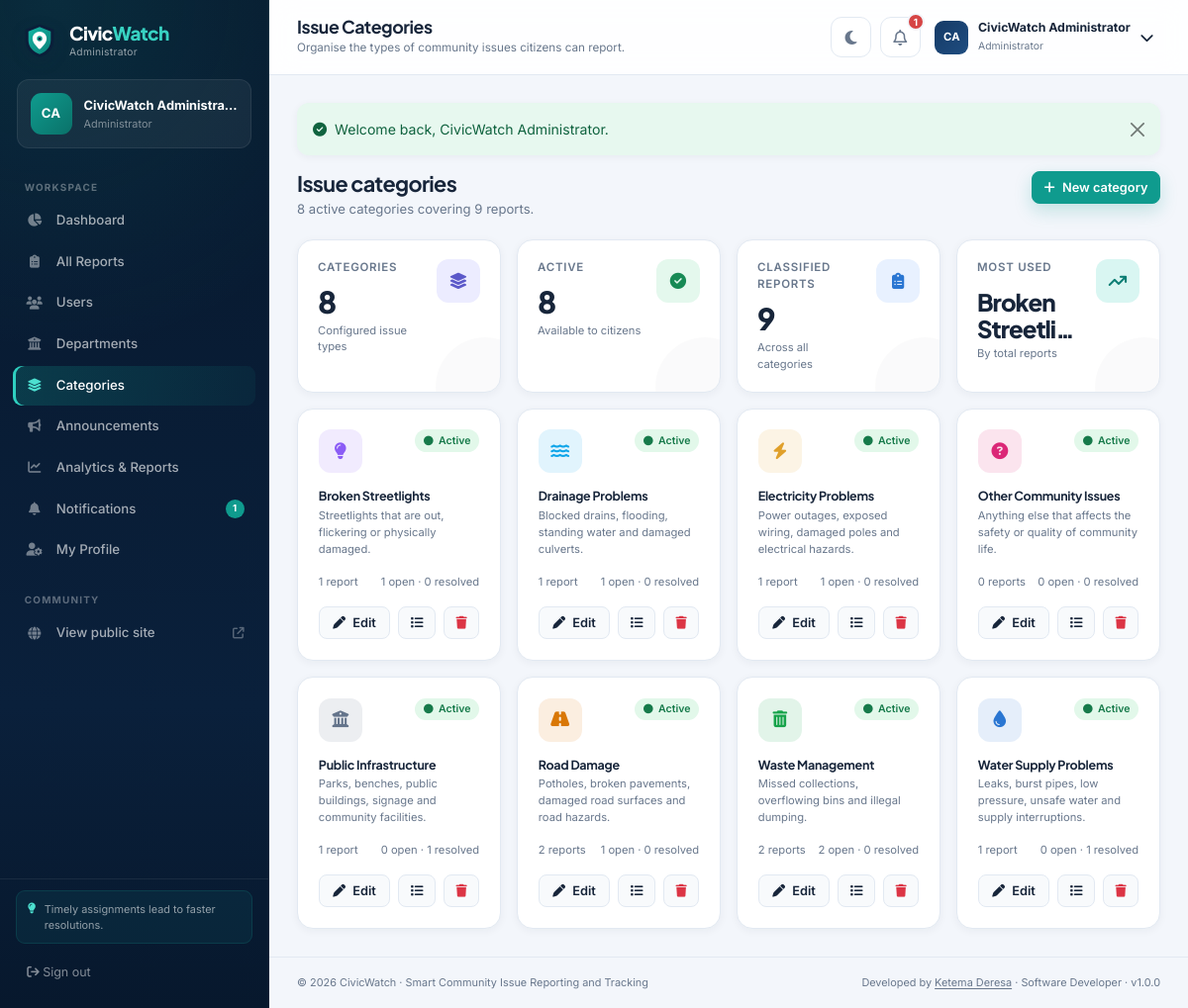
Screenshot of /admin/categories.php (signed in) with the database file from the repository.
### tables this page shows
CREATE TABLE users (
    id INT UNSIGNED NOT NULL AUTO_INCREMENT,
    full_name VARCHAR(120) NOT NULL,
    email VARCHAR(160) NOT NULL,
    phone VARCHAR(30) NULL,
    address VARCHAR(255) NULL,
    password_hash VARCHAR(255) NOT NULL,
    role ENUM('admin', 'citizen', 'staff') NOT NULL DEFAULT 'citizen',
    department_id INT UNSIGNED NULL,
    avatar VARCHAR(255) NULL,
    is_active TINYINT(1) NOT NULL DEFAULT 1,
    last_login DATETIME NULL,
    created_at TIMESTAMP NOT NULL DEFAULT CURRENT_TIMESTAMP,
    updated_at TIMESTAMP NOT NULL DEFAULT CURRENT_TIMESTAMP ON UPDATE CURRENT_TIMESTAMP,
    PRIMARY KEY (id),
    UNIQUE KEY uq_users_email (email),
    KEY idx_users_role (role),
    KEY idx_users_department (department_id),
    KEY idx_users_active (is_active),
    CONSTRAINT fk_users_department
        FOREIGN KEY (department_id) REFERENCES departments (id)
        ON UPDATE CASCADE ON DELETE SET NULL
);

CREATE TABLE categories (
    id INT UNSIGNED NOT NULL AUTO_INCREMENT,
    name VARCHAR(120) NOT NULL,
    slug VARCHAR(140) NOT NULL,
    description VARCHAR(255) NULL,
    icon VARCHAR(60) NOT NULL DEFAULT 'fa-circle-exclamation',
    color VARCHAR(20) NOT NULL DEFAULT '#0f9b8e',
    is_active TINYINT(1) NOT NULL DEFAULT 1,
    created_at TIMESTAMP NOT NULL DEFAULT CURRENT_TIMESTAMP,
    updated_at TIMESTAMP NOT NULL DEFAULT CURRENT_TIMESTAMP ON UPDATE CURRENT_TIMESTAMP,
    PRIMARY KEY (id),
    UNIQUE KEY uq_categories_name (name),
    UNIQUE KEY uq_categories_slug (slug),
    KEY idx_categories_active (is_active)
);

### config/database.php (called while the page is built, shortened)
<?php
function db(): PDO
{
    static $pdo = null;
    if ($pdo instanceof PDO) {
        return $pdo;
    }
    $dsn = sprintf(
        'mysql:host=%s;port=%s;dbname=%s;charset=%s',
        DB_HOST,
        DB_PORT,
        DB_NAME,
        DB_CHARSET
    );
    $options = [
        PDO::ATTR_ERRMODE            => PDO::ERRMODE_EXCEPTION,
        PDO::ATTR_DEFAULT_FETCH_MODE => PDO::FETCH_ASSOC,
        PDO::ATTR_EMULATE_PREPARES   => false,
        PDO::ATTR_STRINGIFY_FETCHES  => false,
    ];
    try {
        $pdo = new PDO($dsn, DB_USER, DB_PASS, $options);
        $pdo->exec("SET time_zone = '+00:00'");
    } catch (PDOException $e) {
        http_response_code(500);
        $message = APP_DEBUG
            ? htmlspecialchars($e->getMessage(), ENT_QUOTES, 'UTF-8')
            : 'The database connection could not be established.';
        echo '<!doctype html><html lang="en"><head><meta charset="utf-8">'
            . '<meta name="viewport" content="width=device-width,initial-scale=1">'
            . '<title>Database unavailable · CivicWatch</title>'
            . '<style>body{font-family:system-ui,Segoe UI,sans-serif;background:#f2f5f9;color:#152238;'
            . 'display:grid;place-items:center;min-height:100vh;margin:0}.box{max-width:680px;background:#fff;'
            . 'padding:36px;border-radius:18px;box-shadow:0 20px 60px rgba(11,31,58,.12)}h1{margin-top:0;'
            . 'color:#0b1f3a}code{background:#eef2f7;padding:2px 6px;border-radius:5px}</style></head><body>'
            . '<div class="box"><h1>Database unavailable</h1>'
            . '<p>CivicWatch could not connect to MySQL. Start MySQL in the XAMPP Control Panel, '
            . 'then verify the credentials in <code>config/config.php</code>.</p>'
            . '<p><strong>Error:</strong> ' . $message . '</p></div></body></html>';
        exit;
    }
    return $pdo;
}

### admin/categories.php (the view, shortened to what this page needs)
<?php
require_once __DIR__ . '/../includes/functions.php';
$user = require_role('admin');
$categories = fetch_all(
    "SELECT c.*,
            (SELECT COUNT(*) FROM reports r WHERE r.category_id = c.id) AS report_count,
            (SELECT COUNT(*) FROM reports r WHERE r.category_id = c.id AND r.status NOT IN ('resolved','rejected')) AS open_count,
            (SELECT COUNT(*) FROM reports r WHERE r.category_id = c.id AND r.status = 'resolved') AS resolved_count
     FROM categories c
     ORDER BY c.is_active DESC, c.name ASC"
);
$summary = [
    'total' => count($categories),
    'active' => count(array_filter($categories, static fn ($c) => (int) $c['is_active'] === 1)),
    'reports' => (int) fetch_value('SELECT COUNT(*) FROM reports', [], 0),
    'top' => $categories[0]['name'] ?? '—',
];
$pageTitle = 'Issue Categories';
$pageSubtitle = 'Organise the types of community issues citizens can report.';
$activePage = 'categories';
require __DIR__ . '/../includes/dashboard_header.php';
?>
<div class="page-heading">
    <div>
        <h2>Issue categories</h2>
        <p><?= number_format($summary['active']) ?> active categories covering <?= number_format($summary['reports']) ?> reports.</p>
    </div>
    <div class="page-heading-actions">
        <button class="btn btn-primary btn-sm" type="button" data-bs-toggle="modal" data-bs-target="#createCategoryModal"><i class="fa-solid fa-plus me-1"></i> New category</button>
    </div>
</div>
<div class="row g-3 mb-3">
    <div class="col-6 col-xl-3"><div class="stat-card"><div class="stat-top"><div><div class="stat-label">Categories</div><div class="stat-value"><?= number_format($summary['total']) ?></div><div class="stat-note">Configured issue types</div></div><div class="stat-icon indigo"><i class="fa-solid fa-layer-group"></i></div></div></div></div>
    <div class="col-6 col-xl-3"><div class="stat-card"><div class="stat-top"><div><div class="stat-label">Active</div><div class="stat-value"><?= number_format($summary['active']) ?></div><div class="stat-note">Available to citizens</div></div><div class="stat-icon green"><i class="fa-solid fa-circle-check"></i></div></div></div></div>
    <div class="col-6 col-xl-3"><div class="stat-card"><div class="stat-top"><div><div class="stat-label">Classified reports</div><div class="stat-value"><?= number_format($summary['reports']) ?></div><div class="stat-note">Across all categories</div></div><div class="stat-icon blue"><i class="fa-solid fa-clipboard-list"></i></div></div></div></div>
    <div class="col-6 col-xl-3"><div class="stat-card"><div class="stat-top"><div><div class="stat-label">Most used</div><div class="stat-value fs-4" style="margin-top:.8rem;"><?= e(short_text($summary['top'], 16)) ?></div><div class="stat-note">By total reports</div></div><div class="stat-icon teal"><i class="fa-solid fa-arrow-trend-up"></i></div></div></div></div>
</div>
<div class="row g-3">
    <?php foreach ($categories as $category): ?>
        <div class="col-md-6 col-xl-3">
            <div class="content-card h-100">
                <div class="content-card-body">
                    <div class="d-flex justify-content-between align-items-start mb-3">
                        <div class="category-icon" style="background: <?= e($category['color']) ?>1f; color: <?= e($category['color']) ?>;"><i class="fa-solid <?= e($category['icon']) ?>"></i></div>
                        <?php if ((int) $category['is_active']): ?>
                            <span class="badge-status status-resolved"><i class="fa-solid fa-circle"></i> Active</span>
                        <?php else: ?>
                            <span class="badge-status status-rejected"><i class="fa-solid fa-circle"></i> Inactive</span>
                        <?php endif; ?>
                    </div>
                    <h3 class="fs-7 fw-700 mb-1"><?= e($category['name']) ?></h3>
                    <p class="fs-8 text-body-secondary" style="min-height:36px;"><?= e(short_text($category['description'] ?: 'No description provided.', 90)) ?></p>
                    <div class="d-flex justify-content-between align-items-center mb-3">
                        <span class="fs-8 text-body-secondary"><?= (int) $category['report_count'] ?> report<?= (int) $category['report_count'] === 1 ? '' : 's' ?></span>
                        <span class="fs-8 text-body-secondary"><?= (int) $category['open_count'] ?> open · <?= (int) $category['resolved_count'] ?> resolved</span>
                    </div>
                    <div class="d-flex gap-2">
                        <button class="btn btn-soft btn-sm flex-grow-1" type="button" data-bs-toggle="modal" data-bs-target="#editCategory<?= (int) $category['id'] ?>"><i class="fa-solid fa-pen me-1"></i> Edit</button>
                        <a class="btn btn-soft btn-sm" href="<?= e(url('admin/reports.php?category=' . (int) $category['id'])) ?>" title="View reports"><i class="fa-solid fa-list"></i></a>
                        <form method="post" action="<?= e(url('admin/categories.php')) ?>" data-confirm="Delete this category? This is only possible when no reports use it.">
                            <button class="btn btn-soft btn-sm text-danger" type="submit" title="Delete category"><i class="fa-solid fa-trash"></i></button>
                        </form>
                    </div>
                </div>
            </div>
        </div>
    <?php endforeach; ?>
</div>
<?php require __DIR__ . '/../includes/dashboard_footer.php'; ?>

### includes/dashboard_header.php (shortened to what this page needs)
<?php
require_once __DIR__ . '/functions.php';
$user = auth_user();
$pageTitle = $pageTitle ?? 'Dashboard';
$pageSubtitle = $pageSubtitle ?? 'Welcome back, ' . $user['full_name'] . '.';
$activePage = $activePage ?? '';
$unread = unread_notifications((int) $user['id']);
$role = $user['role'];
$roleLabel = role_label($role);
$navItems = [];
if ($role === 'admin') {
    $navItems = [
        ['key' => 'dashboard', 'label' => 'Dashboard', 'icon' => 'fa-chart-pie', 'href' => 'admin/index.php'],
        ['key' => 'reports', 'label' => 'All Reports', 'icon' => 'fa-clipboard-list', 'href' => 'admin/reports.php'],
        ['key' => 'users', 'label' => 'Users', 'icon' => 'fa-users', 'href' => 'admin/users.php'],
        ['key' => 'departments', 'label' => 'Departments', 'icon' => 'fa-building-columns', 'href' => 'admin/departments.php'],
        ['key' => 'categories', 'label' => 'Categories', 'icon' => 'fa-layer-group', 'href' => 'admin/categories.php'],
        ['key' => 'announcements', 'label' => 'Announcements', 'icon' => 'fa-bullhorn', 'href' => 'admin/announcements.php'],
        ['key' => 'analytics', 'label' => 'Analytics & Reports', 'icon' => 'fa-chart-line', 'href' => 'admin/analytics.php'],
    ];
} elseif ($role === 'staff') {
    $navItems = [
        ['key' => 'dashboard', 'label' => 'Dashboard', 'icon' => 'fa-chart-pie', 'href' => 'staff/index.php'],
        ['key' => 'reports', 'label' => 'Assigned Reports', 'icon' => 'fa-clipboard-check', 'href' => 'staff/reports.php'],
    ];
}
$navItems[] = ['key' => 'notifications', 'label' => 'Notifications', 'icon' => 'fa-bell', 'href' => 'notifications.php'];
$navItems[] = ['key' => 'profile', 'label' => 'My Profile', 'icon' => 'fa-user-gear', 'href' => 'profile.php'];
?>
<!doctype html>
<html lang="en" data-bs-theme="light">
<head>
    <link href="https://cdn.jsdelivr.net/npm/bootstrap@5.3.3/dist/css/bootstrap.min.css" rel="stylesheet">
    <link href="https://cdnjs.cloudflare.com/ajax/libs/font-awesome/6.5.2/css/all.min.css" rel="stylesheet">
    <link href="https://unpkg.com/leaflet@1.9.4/dist/leaflet.css" rel="stylesheet">
    <link href="<?= e(asset('css/style.css')) ?>" rel="stylesheet">
</head>
<body class="dashboard-body">
<div class="app-shell">
    <aside class="app-sidebar" id="appSidebar" aria-label="Main navigation">
        <div class="sidebar-head">
            <a class="brand-lockup brand-lockup-light" href="<?= e(url(dashboard_path($role))) ?>">
                <img src="<?= e(asset('images/logo.svg')) ?>" alt="" width="38" height="38">
                <span><strong>Civic<span>Watch</span></strong><small><?= e($roleLabel) ?></small></span>
            </a>
        </div>
        <div class="sidebar-profile">
            <div class="avatar avatar-teal"><?= e(initials($user['full_name'])) ?></div>
            <div class="min-w-0">
                <strong class="text-truncate d-block"><?= e($user['full_name']) ?></strong>
                <span class="text-truncate d-block"><?= e($user['department_name'] ?: $roleLabel) ?></span>
            </div>
        </div>
        <nav class="sidebar-nav">
            <span class="sidebar-label">Workspace</span>
            <?php foreach ($navItems as $item): ?>
                <a class="sidebar-link <?= $activePage === $item['key'] ? 'active' : '' ?>"
                   href="<?= e(url($item['href'])) ?>">
                    <span class="sidebar-icon"><i class="fa-solid <?= e($item['icon']) ?>"></i></span>
                    <span><?= e($item['label']) ?></span>
                    <?php if ($item['key'] === 'notifications' && $unread > 0): ?>
                        <span class="nav-count"><?= e($unread > 99 ? '99+' : (string) $unread) ?></span>
                    <?php endif; ?>
                </a>
            <?php endforeach; ?>
            <span class="sidebar-label mt-3">Community</span>
            <a class="sidebar-link" href="<?= e(url('index.php')) ?>">
                <span class="sidebar-icon"><i class="fa-solid fa-globe"></i></span>
                <span>View public site</span>
                <i class="fa-solid fa-arrow-up-right-from-square ms-auto small opacity-50"></i>
            </a>
        </nav>
        <div class="sidebar-foot">
            <div class="sidebar-tip">
                <i class="fa-solid fa-lightbulb"></i>
                <span><?= $role === 'citizen' ? 'Spotted something? Report it and follow the progress.' : ($role === 'staff' ? 'Keep residents informed by adding clear progress notes.' : 'Timely assignments lead to faster resolutions.') ?></span>
            </div>
            <form method="post" action="<?= e(url('logout.php')) ?>">
                <button type="submit" class="sidebar-logout"><i class="fa-solid fa-arrow-right-from-bracket"></i> Sign out</button>
            </form>
        </div>
    </aside>
    <div class="app-main">
        <header class="app-topbar">
            <div class="d-flex align-items-center gap-3 min-w-0">
                <div class="min-w-0">
                    <h1 class="topbar-title text-truncate"><?= e($pageTitle) ?></h1>
                    <p class="topbar-subtitle text-truncate d-none d-sm-block"><?= e($pageSubtitle) ?></p>
                </div>
            </div>
            <div class="topbar-actions">
                <button class="icon-btn theme-toggle" type="button" aria-label="Toggle dark mode" title="Toggle dark mode">
                    <i class="fa-solid fa-moon"></i>
                </button>
                <a class="icon-btn notification-btn" href="<?= e(url('notifications.php')) ?>" aria-label="Notifications" title="Notifications">
                    <i class="fa-regular fa-bell"></i>
                    <?php if ($unread > 0): ?><span class="notification-dot"><?= e($unread > 9 ? '9+' : (string) $unread) ?></span><?php endif; ?>
                </a>
                <div class="dropdown">
                    <button class="user-menu" type="button" data-bs-toggle="dropdown" aria-expanded="false">
                        <span class="avatar avatar-sm"><?= e(initials($user['full_name'])) ?></span>
                        <span class="user-menu-text d-none d-md-block">
                            <strong><?= e($user['full_name']) ?></strong>
                            <small><?= e($roleLabel) ?></small>
                        </span>
                        <i class="fa-solid fa-chevron-down small d-none d-md-block"></i>
                    </button>
                </div>
            </div>
        </header>
        <main class="app-content">

### rows the page displays
users: role "Administrator", full_name "CA", full_name "CivicWatch Administra…", id "1", full_name "CivicWatch Administrator"
categories: is_active 1 (drawn), name "Broken Streetlights", description "Streetlights that are out, flickering or physically damaged.", report_count "1", open_count "1", resolved_count "0"
categories: is_active 1 (drawn), name "Drainage Problems", description "Blocked drains, flooding, standing water and damaged culverts.", report_count "1", open_count "1", resolved_count "0"
categories: is_active 1 (drawn), name "Electricity Problems", description "Power outages, exposed wiring, damaged poles and electrical hazards.", report_count "1", open_count "1", resolved_count "0"
categories: is_active 1 (drawn), name "Other Community Issues", description "Anything else that affects the safety or quality of community life.", report_count "0", open_count "0", resolved_count "0"
categories: is_active 1 (drawn), name "Public Infrastructure", description "Parks, benches, public buildings, signage and community facilities.", report_count "1", open_count "0", resolved_count "1"
categories: is_active 1 (drawn), name "Road Damage", description "Potholes, broken pavements, damaged road surfaces and road hazards.", report_count "2", open_count "1", resolved_count "0"
categories: is_active 1 (drawn), name "Waste Management", description "Missed collections, overflowing bins and illegal dumping.", report_count "2", open_count "2", resolved_count "0"
categories: is_active 1 (drawn), name "Water Supply Problems", description "Leaks, burst pipes, low pressure, unsafe water and supply interruptions.", report_count "1", open_count "0", resolved_count "1"

### other values shown
$user['department_name'] ?: $roleLabel "Administrator"
$item['label'] "Dashboard"
$item['label'] "All Reports"
$item['label'] "Users"
$item['label'] "Departments"
$item['label'] "Categories"
$item['label'] "Announcements"
$item['label'] "Analytics & Reports"
$item['label'] "Notifications"
$item['label'] "My Profile"
$pageTitle "Issue Categories"
$pageSubtitle "Organise the types of community issues citizens can report."
$flash['message'] "Welcome back, CivicWatch Administrator."
$summary['active'] "8"
$summary['reports'] "9"
